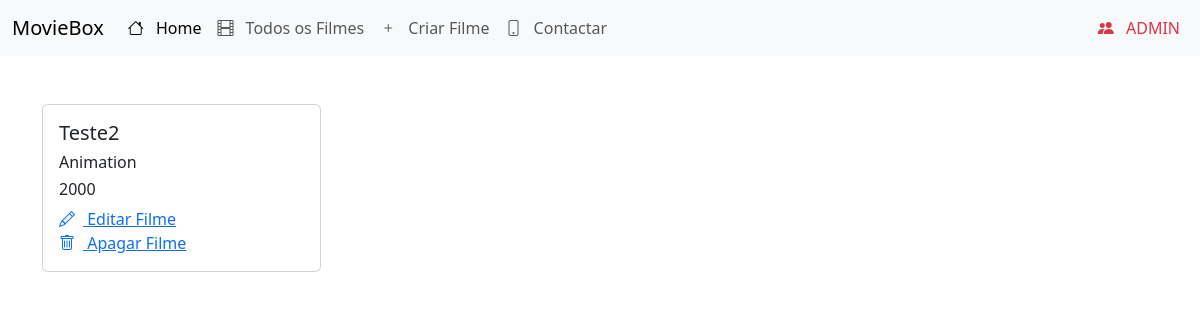
Screenshot of /movies-detail/16/ with the database file from the repository.
### movies/models.py (models this page shows, shortened)
class Movie(models.Model):
    title = models.CharField(max_length=255, blank=False, null=False)
    year = models.IntegerField()
    genre = models.ForeignKey(Genre, on_delete=models.SET_NULL, null=True)
    class Meta:
        verbose_name = "Movie"
        verbose_name_plural = "Movies"

class Genre(models.Model):
    name = models.CharField(max_length=100)
    class Meta:
        verbose_name = "Genre"
        verbose_name_plural = "Genres"
    def __str__(self):
        return self.name

### movies/views.py (the view)
# urls.py: path("movies-detail/<int:pk>/", MovieDetailView.as_view(), name="movie-detail"),
class MovieDetailView(DetailView):
    model = Movie
    def get_context_data(self, **kwargs):
        context = super().get_context_data(**kwargs)
        context["detail"] = True
        return context

### movies/templates/movies/movie_detail.html (shortened to what this page needs)
{% extends 'base.html' %}
{% block content %}
    {% include 'movie_card.html' %}
{% endblock content %}

### movies/templates/movie_card.html (shortened to what this page needs)
<div class="card col-3">
    <div class="card-body">
        <h1 class="fs-5">{{ movie.title }}</h1>
        <h2 class="fs-6">{{ movie.genre }}</h2>
        <h2 class="fs-6">{{ movie.year }}</h2>
        <a href="{% url 'movie-update' pk=movie.pk %}">
            <i class="bi bi-pencil me-2"></i>
            Editar Filme
        </a>
        <br/>
        <a href="{% url 'movie-delete' pk=movie.pk %}">
            <i class="bi bi-trash me-2"></i>
            Apagar Filme
        </a>
    </div>
</div>

### rows the page displays
Movie: title "Teste2", genre "Animation", year "2000"
